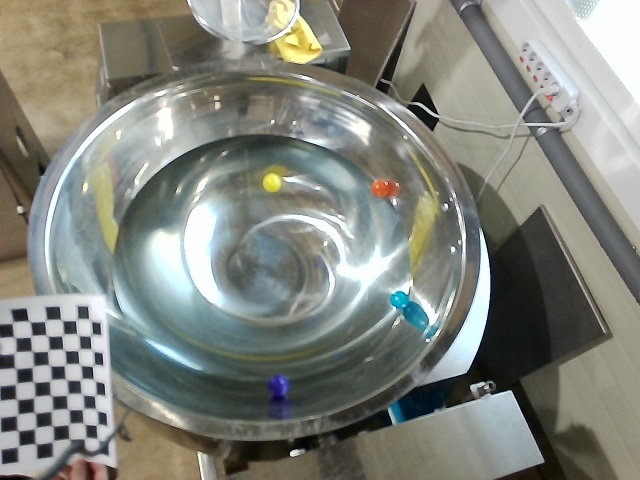
#> input picture calibration_images/calib_0.jpg, 640 x 480 px; its folder holds 4 pictures in this run
$ python '260310_2_checkbord .py'
#> lines starting #> are read from the running program, lines starting #| are printed output that depends on the picture
import numpy as np
import cv2
import glob

# 체커보드 설정 (교차점 개수: 가로 9, 세로 6)
CHECKERBOARD = (9, 6)
# 실제 사각형 한 변의 길이 (mm 단위, 모르면 1.0으로 두어도 무방)
SQUARE_SIZE = 25.0

# 3D 실제 세계 좌표 준비 (0,0,0), (1,0,0), ..., (8,5,0)
objp = np.zeros((CHECKERBOARD[0] * CHECKERBOARD[1], 3), np.float32)
objp[:, :2] = np.mgrid[0:CHECKERBOARD[0], 0:CHECKERBOARD[1]].T.reshape(-1, 2)
objp *= SQUARE_SIZE

objpoints = [] # 3D 실제 좌표들
imgpoints = [] # 2D 이미지 좌표들

# 이미지 파일들 불러오기
images = glob.glob('calibration_images/*.jpg')

print(f"{len(images)}개의 이미지를 분석합니다...")

for fname in images:
    img = cv2.imread(fname)
#> img is the input picture: shape (480, 640, 3); mean B, G, R 124.5, 132.5, 130
    gray = cv2.cvtColor(img, cv2.COLOR_BGR2GRAY)
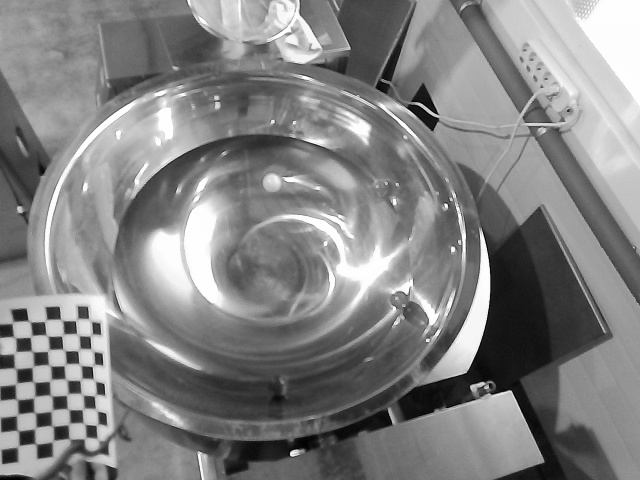
#> gray: shape (480, 640); min 0, max 255, mean 130.8

    # 체커보드 코너 찾기
    ret, corners = cv2.findChessboardCorners(gray, CHECKERBOARD, None)
#> ret = True; corners = 54 rows, first 8: [18.27, 446.1], [17.83, 431], [16.22, 415.9], [17.38, 399.9], [14.97, 384.7], [16.06, 369], [15, 353], [14.34, 337.4]

    if ret:
        objpoints.append(objp)
        # 코너 정밀화 (Subpixel accuracy)
        criteria = (cv2.TERM_CRITERIA_EPS + cv2.TERM_CRITERIA_MAX_ITER, 30, 0.001)
        corners2 = cv2.cornerSubPix(gray, corners, (11, 11), (-1, -1), criteria)
#> corners2 = 54 rows, first 8: [18.3, 446.1], [17.83, 430.5], [17.33, 414.7], [16.65, 399.2], [16.06, 383.6], [15.46, 368.3], [14.82, 352.7], [14.52, 337.1]
        imgpoints.append(corners2)
        print(f"성공: {fname}")
    else:
        print(f"실패: {fname} (패턴을 찾을 수 없음)")
#> pass 2 of the loop `for fname in images:`:
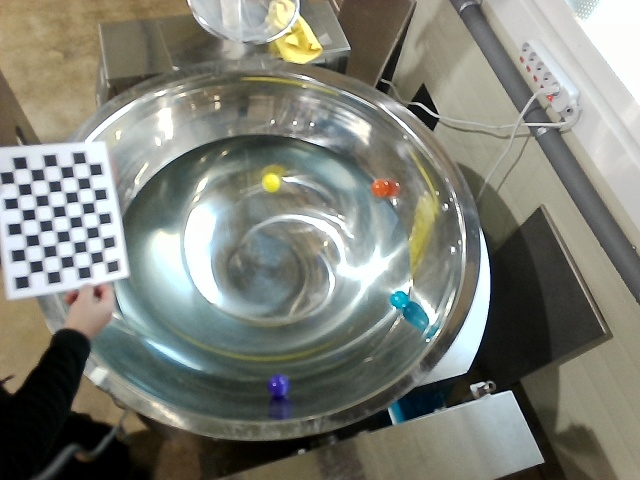
#> input picture calibration_images/calib_1.jpg, 640 x 480 px
#> img is the input picture: shape (480, 640, 3); mean B, G, R 118.3, 127.7, 125.7
#> `gray = cv2.cvtColor(img, cv2.COLOR_BGR2GRAY)`:
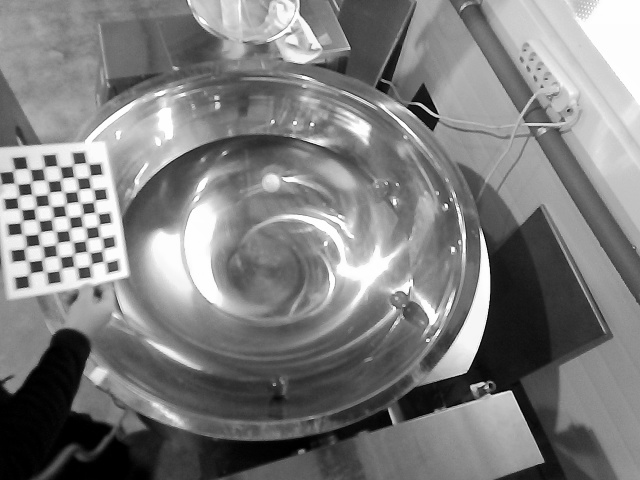
#> gray: shape (480, 640); min 0, max 255, mean 126
#> corners = 54 rows, first 8: [31.5, 272.7], [27.5, 261], [25.5, 247.5], [23.49, 234.6], [21.5, 222], [20, 209], [16.29, 197.9], [15.5, 183.5]
#> corners2 = 54 rows, first 8: [31.5, 272.7], [28.15, 263.5], [25.18, 247.6], [25.1, 242.2], [21.94, 226.6], [21.23, 215.9], [18.57, 202.3], [17.59, 191.3]
#> pass 3 of the loop `for fname in images:`:
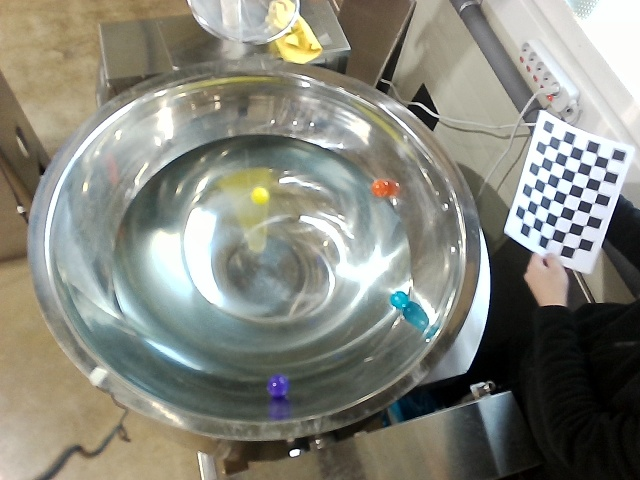
#> input picture calibration_images/calib_10.jpg, 640 x 480 px
#> img is the input picture: shape (480, 640, 3); mean B, G, R 123.6, 133.9, 133.3
#> `gray = cv2.cvtColor(img, cv2.COLOR_BGR2GRAY)`:
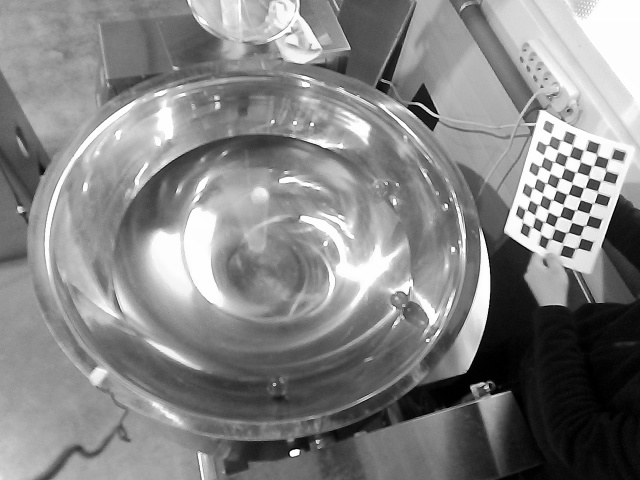
#> gray: shape (480, 640); min 0, max 255, mean 132.5
#> corners = 54 rows, first 8: [608.1, 159], [606.4, 171.1], [602.9, 179.9], [597.9, 193.2], [594.3, 202.4], [589.5, 215.4], [585.9, 224.8], [581.5, 238.2]
#> corners2 = 54 rows, first 8: [601.7, 162.2], [607.2, 175.7], [596.4, 186.2], [595.2, 197.9], [588.8, 208.5], [587.2, 219.8], [584, 226.4], [582.1, 242.2]
#> the loop made 4 passes; the first 3 are shown

# 캘리브레이션 수행
if len(objpoints) > 0:
    ret, mtx, dist, rvecs, tvecs = cv2.calibrateCamera(objpoints, imgpoints, gray.shape[::-1], None, None)

    # 결과 저장 (나중에 메인 코드에서 불러와서 사용)
    np.savez('calibration_data.npz', mtx=mtx, dist=dist)

    print("\n✅ 캘리브레이션 완료!")
    print("Camera Matrix:\n", mtx)
    print("Distortion Coefficients:\n", dist)
    print("\n'calibration_data.npz' 파일이 생성되었습니다.")
else:
    print("❌ 유효한 사진이 없습니다. 패턴이 잘 보이게 다시 찍어주세요.")
